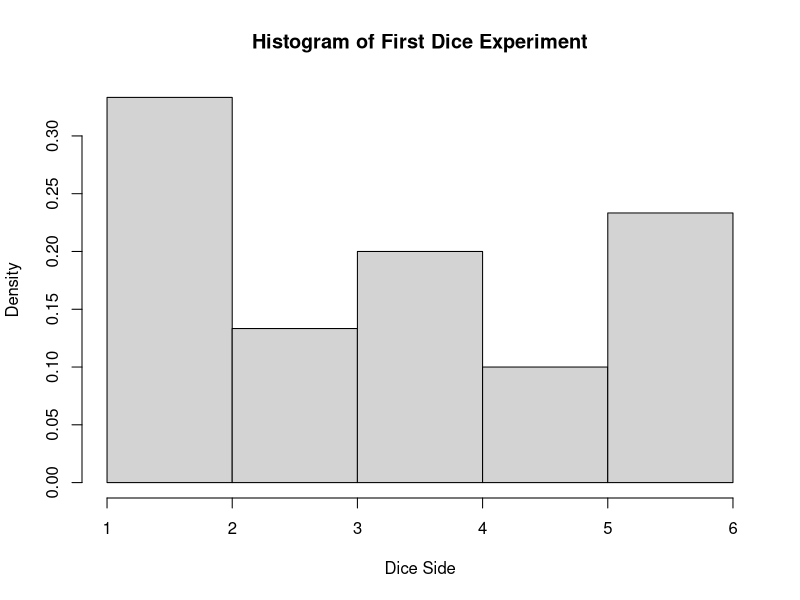
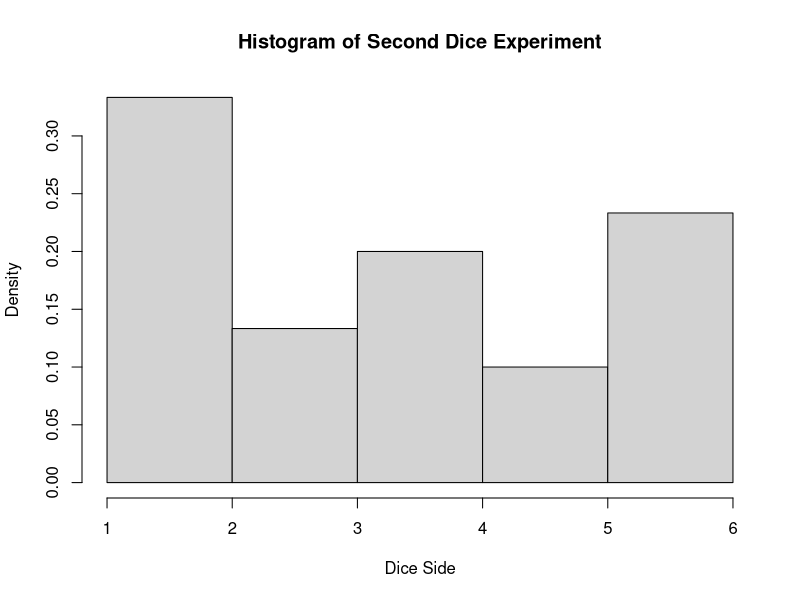
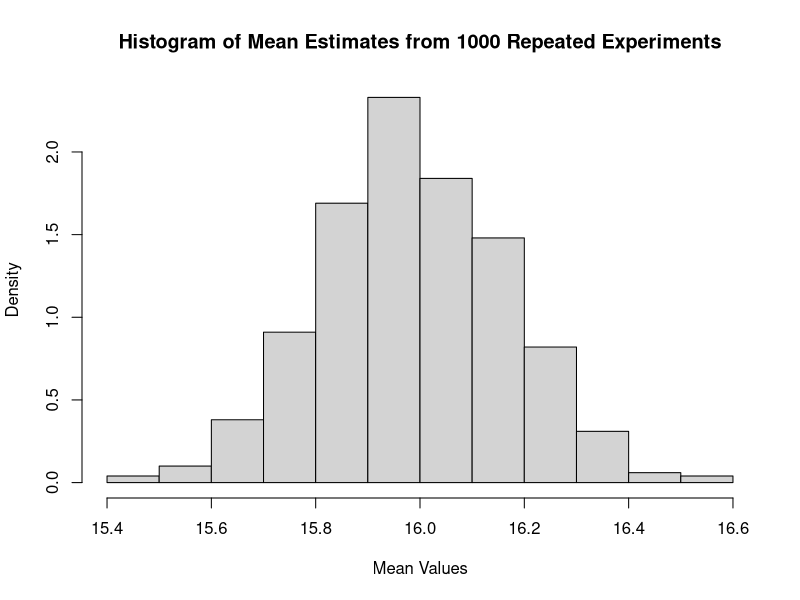
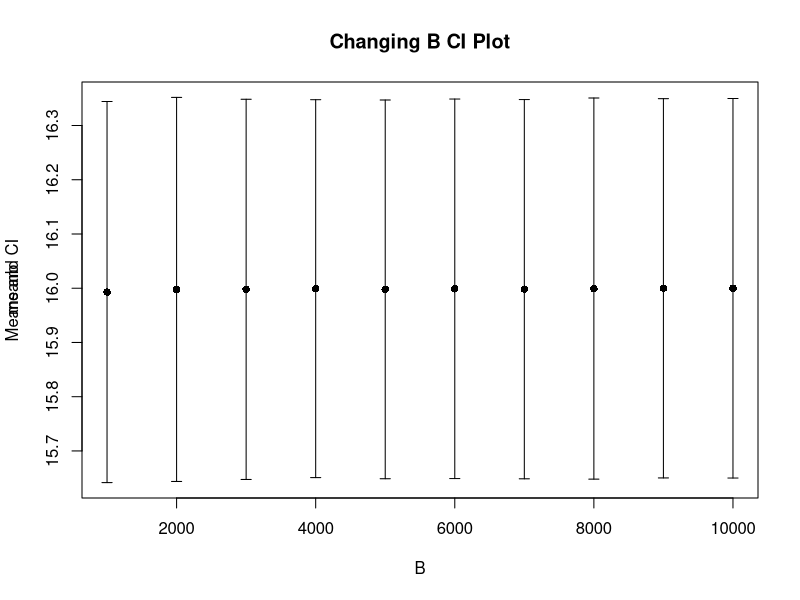
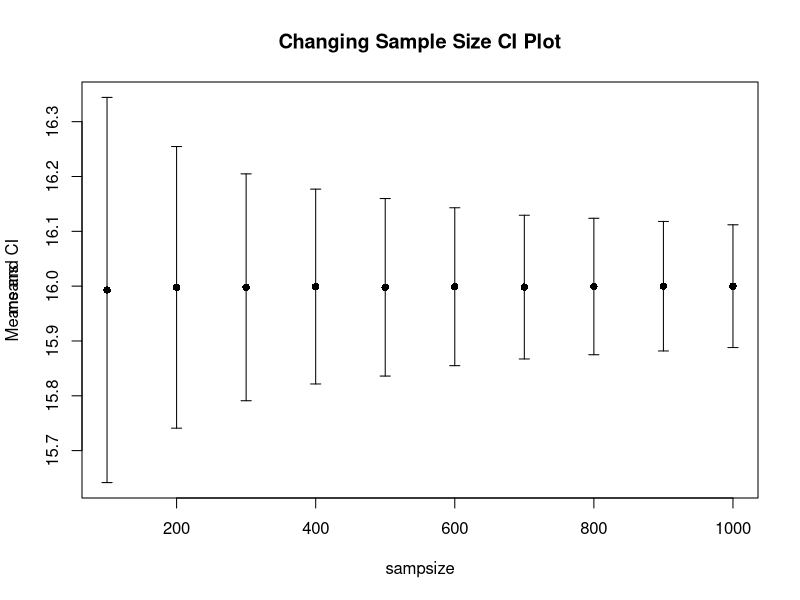

Recreate these plots in R, in order.
## ---- chunk 1
roll1<-sample(1:6, 30, replace=TRUE, prob = c(1/7,1/7,1/7,1/7,1/7,2/7))
hist(roll1, freq = FALSE, xlab = "Dice Side", main = "Histogram of First Dice Experiment")
## ---- chunk 2
roll2 <- sample(1:6, 3000, replace=TRUE, prob = c(1/7,1/7,1/7,1/7,1/7,2/7))
hist(roll1, freq = FALSE, xlab = "Dice Side", main = "Histogram of Second Dice Experiment")
## ---- chunk 3
set.seed(457)  
## ---- chunk 4
test_sample <- rbinom(100, 20, 0.8)
## ---- chunk 5
X_hat <- mean(test_sample)
20*0.8
## ---- chunk 6
X_hat+1.96*sd(test_sample)
X_hat-1.96*sd(test_sample)
## ---- chunk 7
set.seed(457)
x_hat_experiment <- matrix(replicate(1000, rbinom(100, 20, 0.8)), nrow = 1000, ncol = 100, byrow = TRUE)
## ---- chunk 8
x_hat_estimate <- apply(x_hat_experiment, 1, FUN=mean)
## ---- chunk 9
hist(x_hat_estimate, freq = FALSE, xlab = "Mean Values", main = "Histogram of Mean Estimates from 1000 Repeated Experiments")
## ---- chunk 10
mean(x_hat_estimate)+1.96*sd(x_hat_estimate)
mean(x_hat_estimate)-1.96*sd(x_hat_estimate)
## ---- chunk 11
custom_CI_function <- function(samplesize, B){
  set.seed(457)
  experiment<-matrix(replicate(B, rbinom(samplesize, 20, 0.8)), nrow = B, ncol = samplesize, byrow = TRUE)
  experiment_means<-apply(experiment, 1, mean)
  CI<-c(mean(experiment_means)+1.96*sd(experiment_means), mean(experiment_means)-1.96*sd(experiment_means), mean(experiment_means))
  return(CI)
}
custom_CI_function(100, 1000)
## ---- chunk 12
library(Hmisc)
sampsize<-c(100,200,300,400,500,600,700,800,900,1000)
B<-c(1000,2000,3000,4000,5000,6000,7000,8000,9000,10000)

CIB<-list()
CISS<-list()
uboundb<-c()
lboundb<-c()
meanb<-c()
ubounds<-c()
lbounds<-c()
means<-c()

for(i in 1:length(B)){
  CIB[[i]]<-custom_CI_function(100, B[i])
}
for(j in 1:length(sampsize)){
  CISS[[j]]<-custom_CI_function(sampsize[j],1000)
}

for(k in 1:length(CIB)){
  uboundb[k]<-CIB[[k]][1]
  lboundb[k]<-CIB[[k]][2]
  meanb[k]<-CIB[[k]][3]
}

for(l in 1:length(CISS)){
  ubounds[l]<-CISS[[l]][1]
  lbounds[l]<-CISS[[l]][2]
  means[l]<-CISS[[l]][3]
}

errbar(x=B, y=meanb, yplus=uboundb, yminus = lboundb)
title(main = "Changing B CI Plot", ylab="Means and CI")

errbar(x=sampsize, y=means, yplus=ubounds, yminus = lbounds)
title(main= "Changing Sample Size CI Plot", ylab = "Means and CI")
